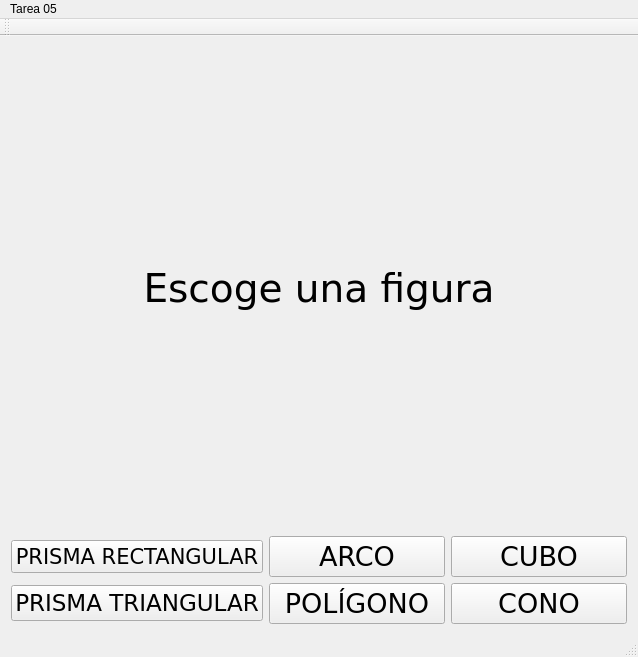
<?xml version="1.0" encoding="UTF-8"?>
<ui version="4.0">
 <class>MainWindow</class>
 <widget class="QMainWindow" name="MainWindow">
  <property name="geometry">
   <rect>
    <x>0</x>
    <y>0</y>
    <width>638</width>
    <height>657</height>
   </rect>
  </property>
  <property name="windowTitle">
   <string>MainWindow</string>
  </property>
  <property name="autoFillBackground">
   <bool>false</bool>
  </property>
  <widget class="QWidget" name="centralWidget">
   <layout class="QGridLayout" name="gridLayout">
    <item row="2" column="2">
     <widget class="QPushButton" name="pushButton_3">
      <property name="font">
       <font>
        <family>Verdana</family>
        <pointsize>20</pointsize>
       </font>
      </property>
      <property name="text">
       <string>CUBO</string>
      </property>
     </widget>
    </item>
    <item row="2" column="1">
     <widget class="QPushButton" name="pushButton_2">
      <property name="font">
       <font>
        <family>Verdana</family>
        <pointsize>20</pointsize>
       </font>
      </property>
      <property name="text">
       <string>ARCO</string>
      </property>
     </widget>
    </item>
    <item row="3" column="2">
     <widget class="QPushButton" name="pushButton_6">
      <property name="font">
       <font>
        <family>Verdana</family>
        <pointsize>20</pointsize>
       </font>
      </property>
      <property name="text">
       <string>CONO</string>
      </property>
     </widget>
    </item>
    <item row="3" column="0">
     <widget class="QPushButton" name="pushButton_4">
      <property name="font">
       <font>
        <family>Verdana</family>
        <pointsize>17</pointsize>
       </font>
      </property>
      <property name="text">
       <string>PRISMA TRIANGULAR</string>
      </property>
     </widget>
    </item>
    <item row="0" column="0" colspan="3">
     <widget class="QLabel" name="label">
      <property name="font">
       <font>
        <family>Verdana</family>
        <pointsize>29</pointsize>
       </font>
      </property>
      <property name="layoutDirection">
       <enum>Qt::LeftToRight</enum>
      </property>
      <property name="text">
       <string>Escoge una figura</string>
      </property>
      <property name="alignment">
       <set>Qt::AlignCenter</set>
      </property>
     </widget>
    </item>
    <item row="3" column="1">
     <widget class="QPushButton" name="pushButton">
      <property name="font">
       <font>
        <family>Verdana</family>
        <pointsize>20</pointsize>
       </font>
      </property>
      <property name="text">
       <string>POLÍGONO</string>
      </property>
     </widget>
    </item>
    <item row="2" column="0">
     <widget class="QPushButton" name="pushButton_5">
      <property name="font">
       <font>
        <family>Verdana</family>
        <pointsize>16</pointsize>
       </font>
      </property>
      <property name="text">
       <string>PRISMA RECTANGULAR</string>
      </property>
     </widget>
    </item>
   </layout>
  </widget>
  <widget class="QMenuBar" name="menuBar">
   <property name="geometry">
    <rect>
     <x>0</x>
     <y>0</y>
     <width>638</width>
     <height>22</height>
    </rect>
   </property>
   <widget class="QMenu" name="menuTarea_05">
    <property name="title">
     <string>Tarea 05</string>
    </property>
   </widget>
   <addaction name="menuTarea_05"/>
  </widget>
  <widget class="QToolBar" name="mainToolBar">
   <attribute name="toolBarArea">
    <enum>TopToolBarArea</enum>
   </attribute>
   <attribute name="toolBarBreak">
    <bool>false</bool>
   </attribute>
  </widget>
  <widget class="QStatusBar" name="statusBar"/>
 </widget>
 <layoutdefault spacing="6" margin="11"/>
 <resources/>
 <connections/>
</ui>
